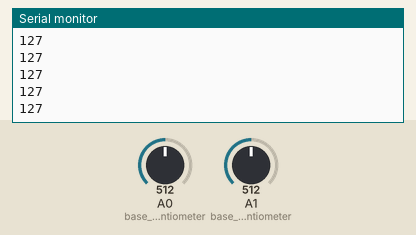
Simulated run of this sketch. Board: Arduino Uno, built with avr-gcc and run on an emulated ATmega328P. Shown: the last lines printed to the serial monitor. The test bench sets the inputs (shaded band); at power-on: A1 (base__left_power_potentiometer) = 512, A0 (base__right_power_potentiometer) = 512. No radio packets arrive unless stated.

Above: at 1.2 s.
1.3 s: A1 (base__left_power_potentiometer) set to 716
At 2.1 s:
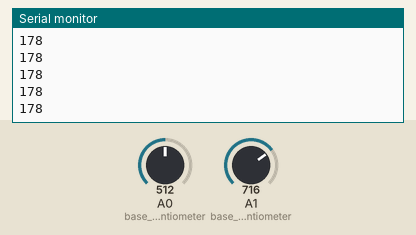
2.8 s: A1 (base__left_power_potentiometer) set to 900
At 3.5 s:
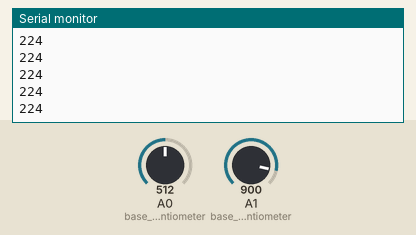
Timing chart, 0 to 5.8 s (numbered marks = the images above; inputs shaded):
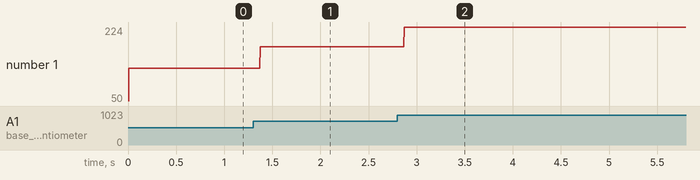

Measured:
- after the input at 1.3 s, the serial monitor: prints a new line after 0.07 s (image 1)
- after the input at 2.8 s, the serial monitor: prints a new line after 0.07 s (image 2)
- plotted number 1: 127 → 178 after the input at 1.3 s, 178 → 224 after the input at 2.8 s

The sketch:

transmitter.ino
```cpp
#include <SPI.h>
#include <nRF24L01.h>
#include <RF24.h>

//  speed potentiometers pins
const int base__right_power_potentiometer = A0;
const int base__left_power_potentiometer = A1;

//  radio stuff
const uint64_t base__radio_pipe = 0xE8E8F0F0E1LL;
RF24 base__radio(9, 10);  //CSN and CE pins

struct RadioMessage{
  byte left_power;
  byte right_power;
  byte setup_byte;
};

RadioMessage base__payload;

void setup() {
  Serial.begin(9600);

  //  pins configuration
  pinMode(base__right_power_potentiometer, INPUT);
  pinMode(base__left_power_potentiometer, INPUT);

  //  payload init
  base__payload.left_power = 50;
  base__payload.right_power = 50;
  base__payload.setup_byte = 50;

  //  radio configuration
  base__radio.begin();
  base__radio.setAutoAck(false);
  base__radio.setDataRate(RF24_250KBPS);
  base__radio.openWritingPipe(base__radio_pipe);
}

void base__send_data(){
  base__radio.write(&base__payload, sizeof(RadioMessage));
}

void base__update_payload(){
  base__payload.right_power = map(analogRead(base__right_power_potentiometer), 0, 1023, 0, 255);
  base__payload.left_power = map(analogRead(base__left_power_potentiometer), 0, 1023, 0, 255);
}

void loop() {
  Serial.println(base__payload.left_power);
  base__update_payload();
  base__send_data();
//  delay(500);
}
```
